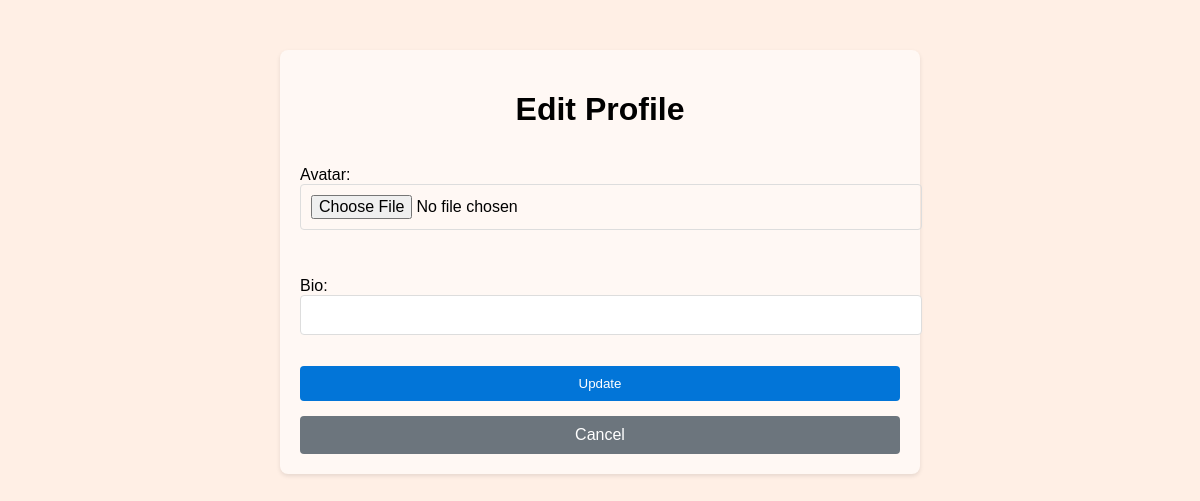
/editprofile/ (signed in), run on an earlier commit of the app's database.
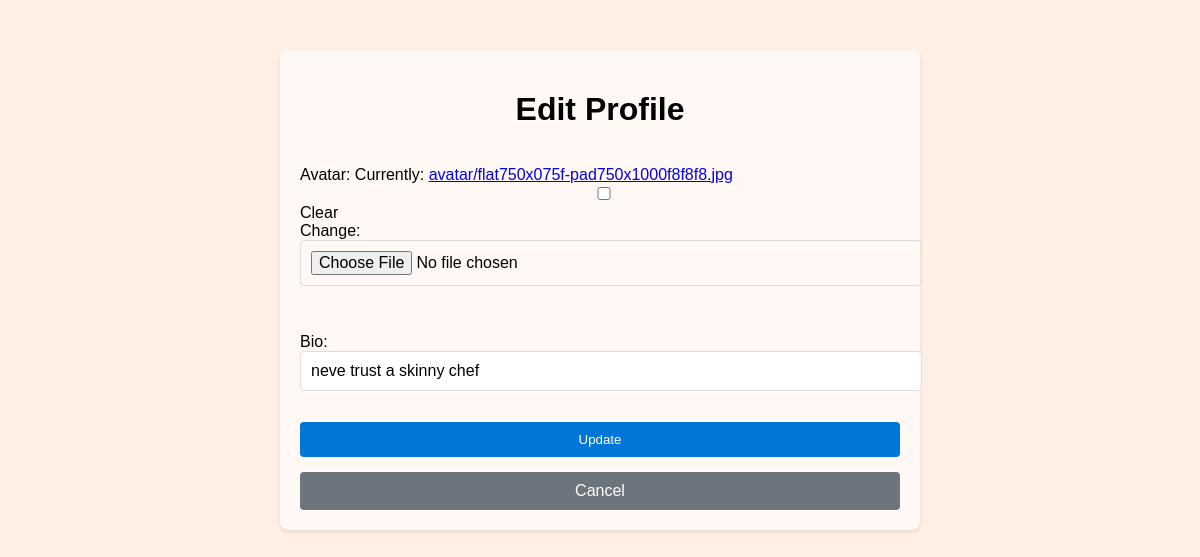
And on a later commit of the database.
### littleapp/models.py (models this page shows, shortened)
class Profile(models.Model):
    user = models.OneToOneField(
        settings.AUTH_USER_MODEL, on_delete=models.CASCADE)
    bookmarks = models.ManyToManyField(Recipe, related_name='bookmarked_by' , blank=True)
    avatar = models.ImageField(upload_to='avatar', blank=True)
    bio = models.CharField(max_length=200, blank=True)

### littleapp/views.py (the view)
# urls.py: path('editprofile/', views.editprofile, name='editprofile'),
@login_required
def editprofile(request):
    obj = get_object_or_404(Profile, user = request.user)
    form = profileform(request.POST or None , request.FILES or None, instance = obj)
    if form.is_valid():
        form.save()
        return redirect("myprofile")
    return render(request, "editprofile.html", {"form":form})

### littleapp/forms.py
class profileform(forms.ModelForm):
    class Meta :
        model = Profile
        fields = {'avatar','bio'}

### littleapp/templates/editprofile.html (shortened to what this page needs)
<!DOCTYPE html>
<html lang="en">
<head>
</head>
<body>
    <div class="main">
        <h1>Edit Profile</h1>
        <form method="post" enctype="multipart/form-data">
            {{ form.as_p }}
            <button type="submit" class="btn btn-primary">Update</button>
            <a href="{% url 'myprofile' %}" class="btn btn-secondary">Cancel</a>
        </form>
    </div>
</body>
</html>

What changed in the data, as far as the page shows it:
changed Profile: bio (not shown) → "neve trust a skinny chef"
Also different on the page:
form field as_p: (not shown) → "☐"
text no longer shown: "Avatar: Bio:"
text now shown: "Avatar: Currently: avatar/flat750x075f-pad750x1000f8f8f8.jpg Clear Change: Bio:"
